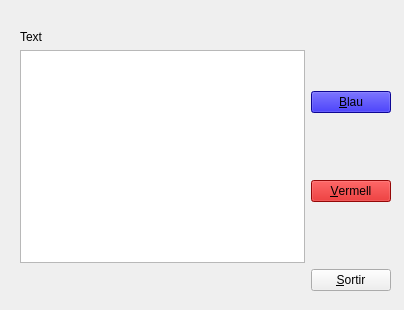
<?xml version="1.0" encoding="UTF-8"?>
<ui version="4.0">
 <class>ColorWidget</class>
 <widget class="QWidget" name="ColorWidget">
  <property name="geometry">
   <rect>
    <x>0</x>
    <y>0</y>
    <width>404</width>
    <height>310</height>
   </rect>
  </property>
  <property name="windowTitle">
   <string>Form</string>
  </property>
  <widget class="QWidget" name="">
   <property name="geometry">
    <rect>
     <x>20</x>
     <y>30</y>
     <width>371</width>
     <height>261</height>
    </rect>
   </property>
   <layout class="QVBoxLayout" name="verticalLayout_3">
    <item>
     <layout class="QHBoxLayout" name="horizontalLayout">
      <item>
       <layout class="QVBoxLayout" name="verticalLayout">
        <item>
         <widget class="QLabel" name="label">
          <property name="text">
           <string>Text</string>
          </property>
         </widget>
        </item>
        <item>
         <widget class="MyTextEdit" name="textBox"/>
        </item>
       </layout>
      </item>
      <item>
       <layout class="QVBoxLayout" name="verticalLayout_2">
        <item>
         <widget class="QPushButton" name="blueBtn">
          <property name="palette">
           <palette>
            <active>
             <colorrole role="WindowText">
              <brush brushstyle="SolidPattern">
               <color alpha="255">
                <red>0</red>
                <green>0</green>
                <blue>0</blue>
               </color>
              </brush>
             </colorrole>
             <colorrole role="Button">
              <brush brushstyle="SolidPattern">
               <color alpha="255">
                <red>18</red>
                <green>8</green>
                <blue>207</blue>
               </color>
              </brush>
             </colorrole>
             <colorrole role="Light">
              <brush brushstyle="SolidPattern">
               <color alpha="255">
                <red>75</red>
                <green>65</green>
                <blue>255</blue>
               </color>
              </brush>
             </colorrole>
             <colorrole role="Midlight">
              <brush brushstyle="SolidPattern">
               <color alpha="255">
                <red>46</red>
                <green>36</green>
                <blue>231</blue>
               </color>
              </brush>
             </colorrole>
             <colorrole role="Dark">
              <brush brushstyle="SolidPattern">
               <color alpha="255">
                <red>9</red>
                <green>4</green>
                <blue>103</blue>
               </color>
              </brush>
             </colorrole>
             <colorrole role="Mid">
              <brush brushstyle="SolidPattern">
               <color alpha="255">
                <red>12</red>
                <green>5</green>
                <blue>138</blue>
               </color>
              </brush>
             </colorrole>
             <colorrole role="Text">
              <brush brushstyle="SolidPattern">
               <color alpha="255">
                <red>0</red>
                <green>0</green>
                <blue>0</blue>
               </color>
              </brush>
             </colorrole>
             <colorrole role="BrightText">
              <brush brushstyle="SolidPattern">
               <color alpha="255">
                <red>255</red>
                <green>255</green>
                <blue>255</blue>
               </color>
              </brush>
             </colorrole>
             <colorrole role="ButtonText">
              <brush brushstyle="SolidPattern">
               <color alpha="255">
                <red>0</red>
                <green>0</green>
                <blue>0</blue>
               </color>
              </brush>
             </colorrole>
             <colorrole role="Base">
              <brush brushstyle="SolidPattern">
               <color alpha="255">
                <red>255</red>
                <green>255</green>
                <blue>255</blue>
               </color>
              </brush>
             </colorrole>
             <colorrole role="Window">
              <brush brushstyle="SolidPattern">
               <color alpha="255">
                <red>18</red>
                <green>8</green>
                <blue>207</blue>
               </color>
              </brush>
             </colorrole>
             <colorrole role="Shadow">
              <brush brushstyle="SolidPattern">
               <color alpha="255">
                <red>0</red>
                <green>0</green>
                <blue>0</blue>
               </color>
              </brush>
             </colorrole>
             <colorrole role="AlternateBase">
              <brush brushstyle="SolidPattern">
               <color alpha="255">
                <red>136</red>
                <green>131</green>
                <blue>231</blue>
               </color>
              </brush>
             </colorrole>
             <colorrole role="ToolTipBase">
              <brush brushstyle="SolidPattern">
               <color alpha="255">
                <red>255</red>
                <green>255</green>
                <blue>220</blue>
               </color>
              </brush>
             </colorrole>
             <colorrole role="ToolTipText">
              <brush brushstyle="SolidPattern">
               <color alpha="255">
                <red>0</red>
                <green>0</green>
                <blue>0</blue>
               </color>
              </brush>
             </colorrole>
            </active>
            <inactive>
             <colorrole role="WindowText">
              <brush brushstyle="SolidPattern">
               <color alpha="255">
                <red>0</red>
                <green>0</green>
                <blue>0</blue>
               </color>
              </brush>
             </colorrole>
             <colorrole role="Button">
              <brush brushstyle="SolidPattern">
               <color alpha="255">
                <red>18</red>
                <green>8</green>
                <blue>207</blue>
               </color>
              </brush>
             </colorrole>
             <colorrole role="Light">
              <brush brushstyle="SolidPattern">
               <color alpha="255">
                <red>75</red>
                <green>65</green>
                <blue>255</blue>
               </color>
              </brush>
             </colorrole>
             <colorrole role="Midlight">
              <brush brushstyle="SolidPattern">
               <color alpha="255">
                <red>46</red>
                <green>36</green>
                <blue>231</blue>
               </color>
              </brush>
             </colorrole>
             <colorrole role="Dark">
              <brush brushstyle="SolidPattern">
               <color alpha="255">
                <red>9</red>
                <green>4</green>
                <blue>103</blue>
               </color>
              </brush>
             </colorrole>
             <colorrole role="Mid">
              <brush brushstyle="SolidPattern">
               <color alpha="255">
                <red>12</red>
                <green>5</green>
                <blue>138</blue>
               </color>
              </brush>
             </colorrole>
             <colorrole role="Text">
              <brush brushstyle="SolidPattern">
               <color alpha="255">
                <red>0</red>
                <green>0</green>
                <blue>0</blue>
               </color>
              </brush>
             </colorrole>
             <colorrole role="BrightText">
              <brush brushstyle="SolidPattern">
               <color alpha="255">
                <red>255</red>
                <green>255</green>
                <blue>255</blue>
               </color>
              </brush>
             </colorrole>
             <colorrole role="ButtonText">
              <brush brushstyle="SolidPattern">
               <color alpha="255">
                <red>0</red>
                <green>0</green>
                <blue>0</blue>
               </color>
              </brush>
             </colorrole>
             <colorrole role="Base">
              <brush brushstyle="SolidPattern">
               <color alpha="255">
                <red>255</red>
                <green>255</green>
                <blue>255</blue>
               </color>
              </brush>
             </colorrole>
             <colorrole role="Window">
              <brush brushstyle="SolidPattern">
               <color alpha="255">
                <red>18</red>
                <green>8</green>
                <blue>207</blue>
               </color>
              </brush>
             </colorrole>
             <colorrole role="Shadow">
              <brush brushstyle="SolidPattern">
               <color alpha="255">
                <red>0</red>
                <green>0</green>
                <blue>0</blue>
               </color>
              </brush>
             </colorrole>
             <colorrole role="AlternateBase">
              <brush brushstyle="SolidPattern">
               <color alpha="255">
                <red>136</red>
                <green>131</green>
                <blue>231</blue>
               </color>
              </brush>
             </colorrole>
             <colorrole role="ToolTipBase">
              <brush brushstyle="SolidPattern">
               <color alpha="255">
                <red>255</red>
                <green>255</green>
                <blue>220</blue>
               </color>
              </brush>
             </colorrole>
             <colorrole role="ToolTipText">
              <brush brushstyle="SolidPattern">
               <color alpha="255">
                <red>0</red>
                <green>0</green>
                <blue>0</blue>
               </color>
              </brush>
             </colorrole>
            </inactive>
            <disabled>
             <colorrole role="WindowText">
              <brush brushstyle="SolidPattern">
               <color alpha="255">
                <red>9</red>
                <green>4</green>
                <blue>103</blue>
               </color>
              </brush>
             </colorrole>
             <colorrole role="Button">
              <brush brushstyle="SolidPattern">
               <color alpha="255">
                <red>18</red>
                <green>8</green>
                <blue>207</blue>
               </color>
              </brush>
             </colorrole>
             <colorrole role="Light">
              <brush brushstyle="SolidPattern">
               <color alpha="255">
                <red>75</red>
                <green>65</green>
                <blue>255</blue>
               </color>
              </brush>
             </colorrole>
             <colorrole role="Midlight">
              <brush brushstyle="SolidPattern">
               <color alpha="255">
                <red>46</red>
                <green>36</green>
                <blue>231</blue>
               </color>
              </brush>
             </colorrole>
             <colorrole role="Dark">
              <brush brushstyle="SolidPattern">
               <color alpha="255">
                <red>9</red>
                <green>4</green>
                <blue>103</blue>
               </color>
              </brush>
             </colorrole>
             <colorrole role="Mid">
              <brush brushstyle="SolidPattern">
               <color alpha="255">
                <red>12</red>
                <green>5</green>
                <blue>138</blue>
               </color>
              </brush>
             </colorrole>
             <colorrole role="Text">
              <brush brushstyle="SolidPattern">
               <color alpha="255">
                <red>9</red>
                <green>4</green>
                <blue>103</blue>
               </color>
              </brush>
             </colorrole>
             <colorrole role="BrightText">
              <brush brushstyle="SolidPattern">
               <color alpha="255">
                <red>255</red>
                <green>255</green>
                <blue>255</blue>
               </color>
              </brush>
             </colorrole>
             <colorrole role="ButtonText">
              <brush brushstyle="SolidPattern">
               <color alpha="255">
                <red>9</red>
                <green>4</green>
                <blue>103</blue>
               </color>
              </brush>
             </colorrole>
             <colorrole role="Base">
              <brush brushstyle="SolidPattern">
               <color alpha="255">
                <red>18</red>
                <green>8</green>
                <blue>207</blue>
               </color>
              </brush>
             </colorrole>
             <colorrole role="Window">
              <brush brushstyle="SolidPattern">
               <color alpha="255">
                <red>18</red>
                <green>8</green>
                <blue>207</blue>
               </color>
              </brush>
             </colorrole>
             <colorrole role="Shadow">
              <brush brushstyle="SolidPattern">
               <color alpha="255">
                <red>0</red>
                <green>0</green>
                <blue>0</blue>
               </color>
              </brush>
             </colorrole>
             <colorrole role="AlternateBase">
              <brush brushstyle="SolidPattern">
               <color alpha="255">
                <red>18</red>
                <green>8</green>
                <blue>207</blue>
               </color>
              </brush>
             </colorrole>
             <colorrole role="ToolTipBase">
              <brush brushstyle="SolidPattern">
               <color alpha="255">
                <red>255</red>
                <green>255</green>
                <blue>220</blue>
               </color>
              </brush>
             </colorrole>
             <colorrole role="ToolTipText">
              <brush brushstyle="SolidPattern">
               <color alpha="255">
                <red>0</red>
                <green>0</green>
                <blue>0</blue>
               </color>
              </brush>
             </colorrole>
            </disabled>
           </palette>
          </property>
          <property name="text">
           <string>&amp;Blau</string>
          </property>
         </widget>
        </item>
        <item>
         <widget class="QPushButton" name="redBtn">
          <property name="palette">
           <palette>
            <active>
             <colorrole role="WindowText">
              <brush brushstyle="SolidPattern">
               <color alpha="255">
                <red>0</red>
                <green>0</green>
                <blue>0</blue>
               </color>
              </brush>
             </colorrole>
             <colorrole role="Button">
              <brush brushstyle="SolidPattern">
               <color alpha="255">
                <red>207</red>
                <green>10</green>
                <blue>10</blue>
               </color>
              </brush>
             </colorrole>
             <colorrole role="Light">
              <brush brushstyle="SolidPattern">
               <color alpha="255">
                <red>255</red>
                <green>68</green>
                <blue>68</blue>
               </color>
              </brush>
             </colorrole>
             <colorrole role="Midlight">
              <brush brushstyle="SolidPattern">
               <color alpha="255">
                <red>231</red>
                <green>39</green>
                <blue>39</blue>
               </color>
              </brush>
             </colorrole>
             <colorrole role="Dark">
              <brush brushstyle="SolidPattern">
               <color alpha="255">
                <red>103</red>
                <green>5</green>
                <blue>5</blue>
               </color>
              </brush>
             </colorrole>
             <colorrole role="Mid">
              <brush brushstyle="SolidPattern">
               <color alpha="255">
                <red>138</red>
                <green>6</green>
                <blue>6</blue>
               </color>
              </brush>
             </colorrole>
             <colorrole role="Text">
              <brush brushstyle="SolidPattern">
               <color alpha="255">
                <red>0</red>
                <green>0</green>
                <blue>0</blue>
               </color>
              </brush>
             </colorrole>
             <colorrole role="BrightText">
              <brush brushstyle="SolidPattern">
               <color alpha="255">
                <red>255</red>
                <green>255</green>
                <blue>255</blue>
               </color>
              </brush>
             </colorrole>
             <colorrole role="ButtonText">
              <brush brushstyle="SolidPattern">
               <color alpha="255">
                <red>0</red>
                <green>0</green>
                <blue>0</blue>
               </color>
              </brush>
             </colorrole>
             <colorrole role="Base">
              <brush brushstyle="SolidPattern">
               <color alpha="255">
                <red>255</red>
                <green>255</green>
                <blue>255</blue>
               </color>
              </brush>
             </colorrole>
             <colorrole role="Window">
              <brush brushstyle="SolidPattern">
               <color alpha="255">
                <red>207</red>
                <green>10</green>
                <blue>10</blue>
               </color>
              </brush>
             </colorrole>
             <colorrole role="Shadow">
              <brush brushstyle="SolidPattern">
               <color alpha="255">
                <red>0</red>
                <green>0</green>
                <blue>0</blue>
               </color>
              </brush>
             </colorrole>
             <colorrole role="AlternateBase">
              <brush brushstyle="SolidPattern">
               <color alpha="255">
                <red>231</red>
                <green>132</green>
                <blue>132</blue>
               </color>
              </brush>
             </colorrole>
             <colorrole role="ToolTipBase">
              <brush brushstyle="SolidPattern">
               <color alpha="255">
                <red>255</red>
                <green>255</green>
                <blue>220</blue>
               </color>
              </brush>
             </colorrole>
             <colorrole role="ToolTipText">
              <brush brushstyle="SolidPattern">
               <color alpha="255">
                <red>0</red>
                <green>0</green>
                <blue>0</blue>
               </color>
              </brush>
             </colorrole>
            </active>
            <inactive>
             <colorrole role="WindowText">
              <brush brushstyle="SolidPattern">
               <color alpha="255">
                <red>0</red>
                <green>0</green>
                <blue>0</blue>
               </color>
              </brush>
             </colorrole>
             <colorrole role="Button">
              <brush brushstyle="SolidPattern">
               <color alpha="255">
                <red>207</red>
                <green>10</green>
                <blue>10</blue>
               </color>
              </brush>
             </colorrole>
             <colorrole role="Light">
              <brush brushstyle="SolidPattern">
               <color alpha="255">
                <red>255</red>
                <green>68</green>
                <blue>68</blue>
               </color>
              </brush>
             </colorrole>
             <colorrole role="Midlight">
              <brush brushstyle="SolidPattern">
               <color alpha="255">
                <red>231</red>
                <green>39</green>
                <blue>39</blue>
               </color>
              </brush>
             </colorrole>
             <colorrole role="Dark">
              <brush brushstyle="SolidPattern">
               <color alpha="255">
                <red>103</red>
                <green>5</green>
                <blue>5</blue>
               </color>
              </brush>
             </colorrole>
             <colorrole role="Mid">
              <brush brushstyle="SolidPattern">
               <color alpha="255">
                <red>138</red>
                <green>6</green>
                <blue>6</blue>
               </color>
              </brush>
             </colorrole>
             <colorrole role="Text">
              <brush brushstyle="SolidPattern">
               <color alpha="255">
                <red>0</red>
                <green>0</green>
                <blue>0</blue>
               </color>
              </brush>
             </colorrole>
             <colorrole role="BrightText">
              <brush brushstyle="SolidPattern">
               <color alpha="255">
                <red>255</red>
                <green>255</green>
                <blue>255</blue>
               </color>
              </brush>
             </colorrole>
             <colorrole role="ButtonText">
              <brush brushstyle="SolidPattern">
               <color alpha="255">
                <red>0</red>
                <green>0</green>
                <blue>0</blue>
               </color>
              </brush>
             </colorrole>
             <colorrole role="Base">
              <brush brushstyle="SolidPattern">
               <color alpha="255">
                <red>255</red>
                <green>255</green>
                <blue>255</blue>
               </color>
              </brush>
             </colorrole>
             <colorrole role="Window">
              <brush brushstyle="SolidPattern">
               <color alpha="255">
                <red>207</red>
                <green>10</green>
                <blue>10</blue>
               </color>
              </brush>
             </colorrole>
             <colorrole role="Shadow">
              <brush brushstyle="SolidPattern">
               <color alpha="255">
                <red>0</red>
                <green>0</green>
                <blue>0</blue>
               </color>
              </brush>
             </colorrole>
             <colorrole role="AlternateBase">
              <brush brushstyle="SolidPattern">
               <color alpha="255">
                <red>231</red>
                <green>132</green>
                <blue>132</blue>
               </color>
              </brush>
             </colorrole>
             <colorrole role="ToolTipBase">
              <brush brushstyle="SolidPattern">
               <color alpha="255">
                <red>255</red>
                <green>255</green>
                <blue>220</blue>
               </color>
              </brush>
             </colorrole>
             <colorrole role="ToolTipText">
              <brush brushstyle="SolidPattern">
               <color alpha="255">
                <red>0</red>
                <green>0</green>
                <blue>0</blue>
               </color>
              </brush>
             </colorrole>
            </inactive>
            <disabled>
             <colorrole role="WindowText">
              <brush brushstyle="SolidPattern">
               <color alpha="255">
                <red>103</red>
                <green>5</green>
                <blue>5</blue>
               </color>
              </brush>
             </colorrole>
             <colorrole role="Button">
              <brush brushstyle="SolidPattern">
               <color alpha="255">
                <red>207</red>
                <green>10</green>
                <blue>10</blue>
               </color>
              </brush>
             </colorrole>
             <colorrole role="Light">
              <brush brushstyle="SolidPattern">
               <color alpha="255">
                <red>255</red>
                <green>68</green>
                <blue>68</blue>
               </color>
              </brush>
             </colorrole>
             <colorrole role="Midlight">
              <brush brushstyle="SolidPattern">
               <color alpha="255">
                <red>231</red>
                <green>39</green>
                <blue>39</blue>
               </color>
              </brush>
             </colorrole>
             <colorrole role="Dark">
              <brush brushstyle="SolidPattern">
               <color alpha="255">
                <red>103</red>
                <green>5</green>
                <blue>5</blue>
               </color>
              </brush>
             </colorrole>
             <colorrole role="Mid">
              <brush brushstyle="SolidPattern">
               <color alpha="255">
                <red>138</red>
                <green>6</green>
                <blue>6</blue>
               </color>
              </brush>
             </colorrole>
             <colorrole role="Text">
              <brush brushstyle="SolidPattern">
               <color alpha="255">
                <red>103</red>
                <green>5</green>
                <blue>5</blue>
               </color>
              </brush>
             </colorrole>
             <colorrole role="BrightText">
              <brush brushstyle="SolidPattern">
               <color alpha="255">
                <red>255</red>
                <green>255</green>
                <blue>255</blue>
               </color>
              </brush>
             </colorrole>
             <colorrole role="ButtonText">
              <brush brushstyle="SolidPattern">
               <color alpha="255">
                <red>103</red>
                <green>5</green>
                <blue>5</blue>
               </color>
              </brush>
             </colorrole>
             <colorrole role="Base">
              <brush brushstyle="SolidPattern">
               <color alpha="255">
                <red>207</red>
                <green>10</green>
                <blue>10</blue>
               </color>
              </brush>
             </colorrole>
             <colorrole role="Window">
              <brush brushstyle="SolidPattern">
               <color alpha="255">
                <red>207</red>
                <green>10</green>
                <blue>10</blue>
               </color>
              </brush>
             </colorrole>
             <colorrole role="Shadow">
              <brush brushstyle="SolidPattern">
               <color alpha="255">
                <red>0</red>
                <green>0</green>
                <blue>0</blue>
               </color>
              </brush>
             </colorrole>
             <colorrole role="AlternateBase">
              <brush brushstyle="SolidPattern">
               <color alpha="255">
                <red>207</red>
                <green>10</green>
                <blue>10</blue>
               </color>
              </brush>
             </colorrole>
             <colorrole role="ToolTipBase">
              <brush brushstyle="SolidPattern">
               <color alpha="255">
                <red>255</red>
                <green>255</green>
                <blue>220</blue>
               </color>
              </brush>
             </colorrole>
             <colorrole role="ToolTipText">
              <brush brushstyle="SolidPattern">
               <color alpha="255">
                <red>0</red>
                <green>0</green>
                <blue>0</blue>
               </color>
              </brush>
             </colorrole>
            </disabled>
           </palette>
          </property>
          <property name="text">
           <string>&amp;Vermell</string>
          </property>
         </widget>
        </item>
       </layout>
      </item>
     </layout>
    </item>
    <item>
     <layout class="QHBoxLayout" name="horizontalLayout_2">
      <item>
       <spacer name="horizontalSpacer">
        <property name="orientation">
         <enum>Qt::Horizontal</enum>
        </property>
        <property name="sizeHint" stdset="0">
         <size>
          <width>238</width>
          <height>18</height>
         </size>
        </property>
       </spacer>
      </item>
      <item>
       <widget class="QPushButton" name="exitBtn">
        <property name="text">
         <string>&amp;Sortir</string>
        </property>
       </widget>
      </item>
     </layout>
    </item>
   </layout>
  </widget>
 </widget>
 <customwidgets>
  <customwidget>
   <class>MyTextEdit</class>
   <extends>QTextEdit</extends>
   <header>MyTextEdit.h</header>
   <slots>
    <slot>change2Red()</slot>
    <slot>change2Blue()</slot>
   </slots>
  </customwidget>
 </customwidgets>
 <resources/>
 <connections>
  <connection>
   <sender>blueBtn</sender>
   <signal>clicked()</signal>
   <receiver>textBox</receiver>
   <slot>change2Blue()</slot>
   <hints>
    <hint type="sourcelabel">
     <x>353</x>
     <y>102</y>
    </hint>
    <hint type="destinationlabel">
     <x>168</x>
     <y>154</y>
    </hint>
   </hints>
  </connection>
  <connection>
   <sender>redBtn</sender>
   <signal>clicked()</signal>
   <receiver>textBox</receiver>
   <slot>change2Red()</slot>
   <hints>
    <hint type="sourcelabel">
     <x>353</x>
     <y>187</y>
    </hint>
    <hint type="destinationlabel">
     <x>168</x>
     <y>154</y>
    </hint>
   </hints>
  </connection>
  <connection>
   <sender>exitBtn</sender>
   <signal>clicked()</signal>
   <receiver>ColorWidget</receiver>
   <slot>close()</slot>
   <hints>
    <hint type="sourcelabel">
     <x>360</x>
     <y>277</y>
    </hint>
    <hint type="destinationlabel">
     <x>201</x>
     <y>154</y>
    </hint>
   </hints>
  </connection>
 </connections>
</ui>
